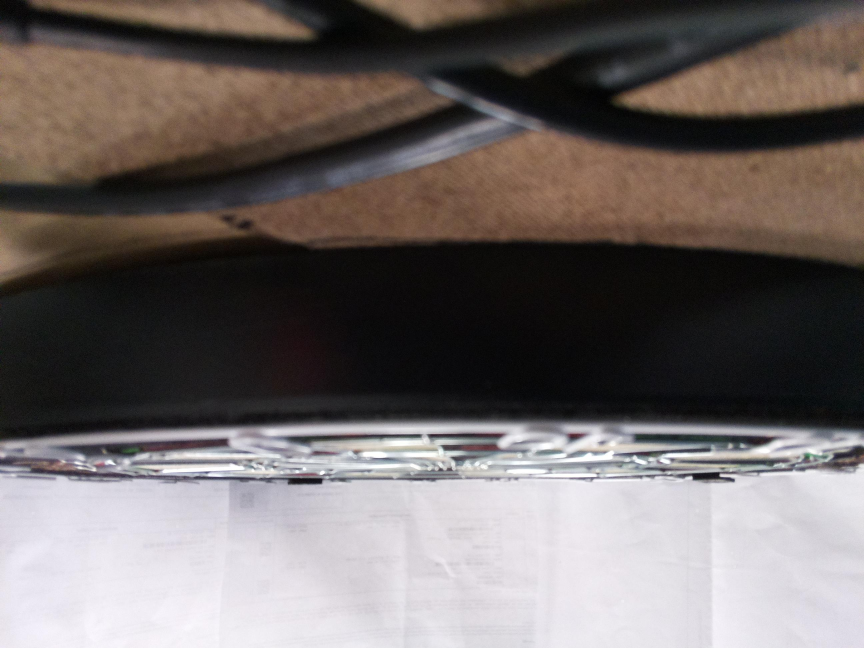
#> input picture images/25.jpg, 2592 x 1944 px (shown at 1/3 size)
$ jupyter execute --allow-errors never_surrender.ipynb
#> lines starting #> are read from the running program, lines starting #| are printed output that depends on the picture
### core/dartboard_images.py
import numpy as np
from config import config
from scipy.ndimage import find_objects, binary_opening, binary_closing
from scipy.ndimage.measurements import label
from helper_functions.binary_diff_images import binary_diff_images


def filter_small_obj_at_the_ground(obj, obj_pos):
    lower_bound = config['y_bounds_height'] - 100
    return np.count_nonzero(obj) < 10000 and obj_pos[1].start < 100 and obj_pos[1].stop < 100


class DartboardImage:
    def __init__(self, axis, img, last_img=None, empty_board=None):
        if last_img is None:
            last_img = img
        if empty_board is None:
            empty_board = last_img
        self.__axis = axis
        self.__img = img
        self.__last_img = last_img
        self.__empty_board = empty_board

        self.__diff_to_last = None
        self.__diff_to_empty = None

    def get_img(self):
        return self.__img

    def get_last_img(self):
        return self.__last_img

    def get_empty_img(self):
        return self.__empty_board

    # [4 lines left out: function get_diff_to_empty_img, not called in this run]

    def get_diff_to_last_img(self):
        if self.__diff_to_last is None:
            self.__diff_to_last = self.__get_img_diff(self.__last_img, self.__img)
        return self.__diff_to_last

    # [15 lines left out: functions get_diff_count_to_empty_img, get_diff_count_to_last_img, contains_change, not called in this run]

    def is_empty_board(self):
        return self.get_diff_count_to_empty_img() <= config['image_diff_threshold']

    @staticmethod
    def __get_img_diff(base_img, img):
        binary_diff_img = binary_diff_images(
            base_img, img, None, config['pixel_diff_threshold']
        )

        enhanced_diff_img = binary_opening(binary_diff_img, structure=np.ones((5, 5))).astype(int)
        # enhanced_diff_img_copy = enhanced_diff_img.copy()
        labeled_array, _ = label(enhanced_diff_img)
        obj_locations = find_objects(labeled_array)
        obj_indexes_to_be_removed = list(filter(
            lambda obj_i: filter_small_obj_at_the_ground(enhanced_diff_img[obj_locations[obj_i]], obj_locations[obj_i]),
            range(len(obj_locations))
        ))
        enhanced_diff_img = labeled_array
        for obj_h in obj_indexes_to_be_removed:
            enhanced_diff_img = np.where(enhanced_diff_img == obj_h + 1, 0, enhanced_diff_img)
        enhanced_diff_img = np.where(enhanced_diff_img != 0, 1, 0)
        # [16 lines of commented-out code are left out]
        return enhanced_diff_img


class DartboardImages:
    def __init__(self, cur_x, cur_y, last_x=None, last_y=None, emtpy_x=None, empty_y=None):
        self.x = DartboardImage('x', cur_x, last_x, emtpy_x)
        self.y = DartboardImage('y', cur_y, last_y, empty_y)

    def list(self):
        return [self.x, self.y]

    def are_last_imgs_empty(self):
        return self.__map_to_list(self.list(), 'is_empty_board')

    def do_last_imgs_contain_change(self):
        return self.__map_to_list(self.list(), 'contains_change')

    @staticmethod
    def __map_to_list(array, method):
        return list(map(lambda item: getattr(item, method)(), array))

### core/never_surrender.ipynb
[cell 1]
# load libraries

from scipy.ndimage import center_of_mass
from helper_functions import isolate_dart_tip
from dartboard_images import DartboardImage
import cv2
import os
import numpy as np
import matplotlib.pyplot as plt

[cell 2]
# get current dir

#cur_dir = os.path.dirname(os.path.realpath(__file__))
cur_dir = os.getcwd()
parent_dir = os.path.dirname(cur_dir)
print(cur_dir)
print(parent_dir)

[cell 3]
# load images
nodart = cv2.imread(os.path.join(parent_dir, 'images', '25.jpg'))
#> nodart is the input picture: shape (1944, 2592, 3); mean B, G, R 101.4, 103.3, 110.8
dart = cv2.imread(os.path.join(parent_dir, 'images', '30.jpg'))
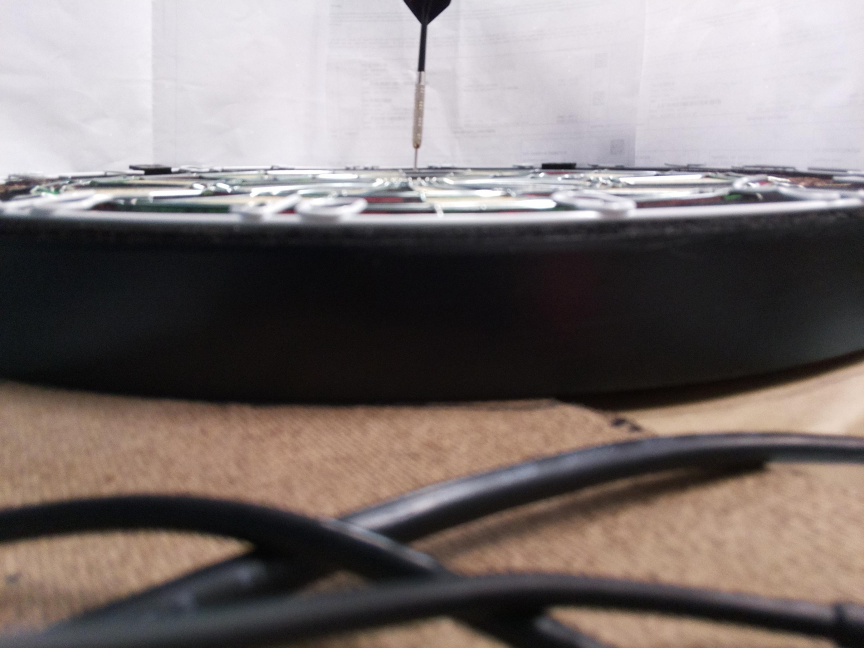
#> input picture images/30.jpg, 2592 x 1944 px (shown at 1/3 size)
#> dart is the input picture: shape (1944, 2592, 3); mean B, G, R 113.1, 114.7, 123.6

# display images
plt.imshow(nodart)
plt.show()
plt.imshow(dart)
plt.show()

[cell 4]
# dartboard image
db = DartboardImage("x", dart, last_img=nodart)
#> (the rest of this cell did not finish here and is left out)

#> (a cell that did not finish here is left out)

Finding x-axis difference between center of board and dart tip from new image

[cell 6]
# load and display image
dart1 = cv2.imread(os.path.join(parent_dir, 'images', '22.jpg'))
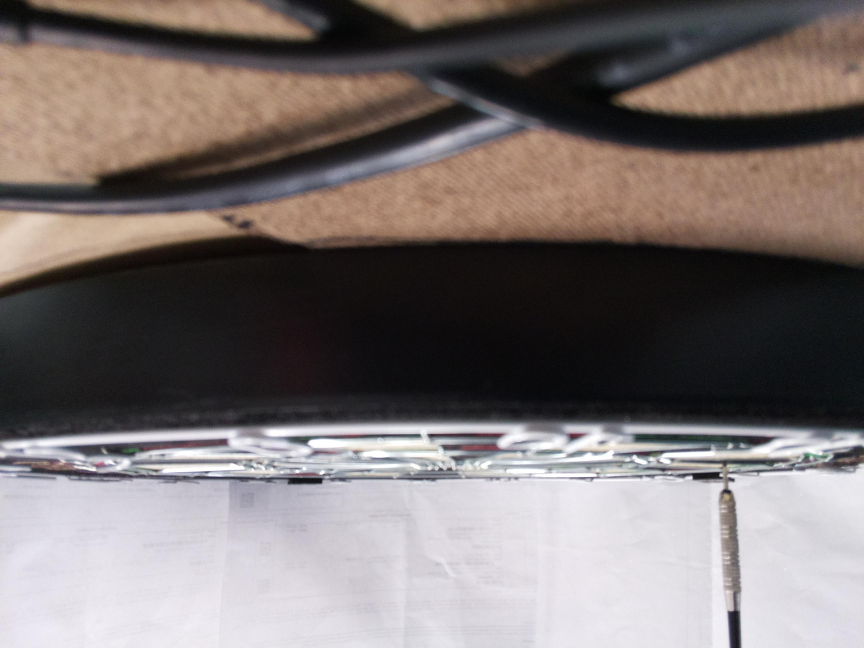
#> input picture images/22.jpg, 2592 x 1944 px (shown at 1/3 size)
#> dart1 is the input picture: shape (1944, 2592, 3); mean B, G, R 111.9, 113.5, 122

# dartboard image
db = DartboardImage("x", dart1, last_img=nodart)
#> (the rest of this cell did not finish here and is left out)

Adding hypothetical boundaries representing scoring areas to the image

[cell 7]
# load and display image
dart1 = cv2.imread(os.path.join(parent_dir, 'images', '22.jpg'))
plt.imshow(dart1, cmap='gray')
#> (the rest of this cell did not finish here and is left out)

[cell 8]
import math

# x,y coordinates will eventually be inputs from sensors
x = 7.08
y = 7.06

#find the angle
angle = 1 # in degrees
theta = 0 # in radians

#find the radius
radius = math.sqrt((x**2)+(y**2))

# solve for the angle
theta = math.atan(y/x)          # in radians
angle = theta * (180/3.1415)    # convert to degrees

## What if angle is in Q3 or Q4 ##
# makes sure that the arctan angle is accurate for scoring
if y < 0:
    angle = angle + 180

# use slice.py to figure out what base number

# Quadrant 1
if 0 < angle <= 18:
    slice = 13
elif 18 < angle <= 36:
    slice = 4
elif 36 < angle <= 54:
    slice = 18
elif 54 < angle <= 72:
    slice = 1
elif 72 < angle <= 90:
    slice = 20
# Quadrant 2
if 90 < angle <= 108:
    slice = 5
elif 108 < angle <= 126:
    slice = 12
elif 126 < angle <= 144:
    slice = 9
elif 144 < angle <= 162:
    slice = 14
elif 162 < angle <= 180:
    slice = 11
# Quadrant 3
if 180 < angle <= 198:
    slice = 8
elif 198 < angle <= 216:
    slice = 16
elif 216 < angle <= 234:
    slice = 7
elif 234 < angle <= 252:
    slice = 19
elif 252 < angle <= 270:
    slice = 3
# Quadrant 4
if 270 < angle <= 288:
    slice = 17
elif 288 < angle <= 306:
    slice = 2
elif 306 < angle <= 324:
    slice = 15
elif 324 < angle <= 342:
    slice = 10
elif 342 < angle <= 360:
    slice = 6
elif angle == 0:
    slice = 6
# make sure that the score is acurrate and fits into the scoring above
else:
    while angle > 360:
        angle = angle - 360

# use multiplyer.py to figure out the multiplyer

if radius <= 0.5:
    score = 50
    print("Bullseye!!!")
elif radius > 0.5 and radius <= 2:
    score = 25
    print("Bull!!!")
elif radius >= 9.5 and radius <= 10.5:
    score = 3
    print("Triple Score!!!")
    Total = slice * score
elif radius >= 16 and radius <=17:
    score = 2
    print("Double Score!!!")
    Total = slice * score
elif radius > 17:
    score = 0
    print("Missed. Try Again.")
    Total = slice * score
else:
    score = 1
    print("Nice hit!!!")
    Total = slice * score

print(Total)
## What if angle is in Q3 or Q4 ##
if y < 0:
    angle = angle + 180
